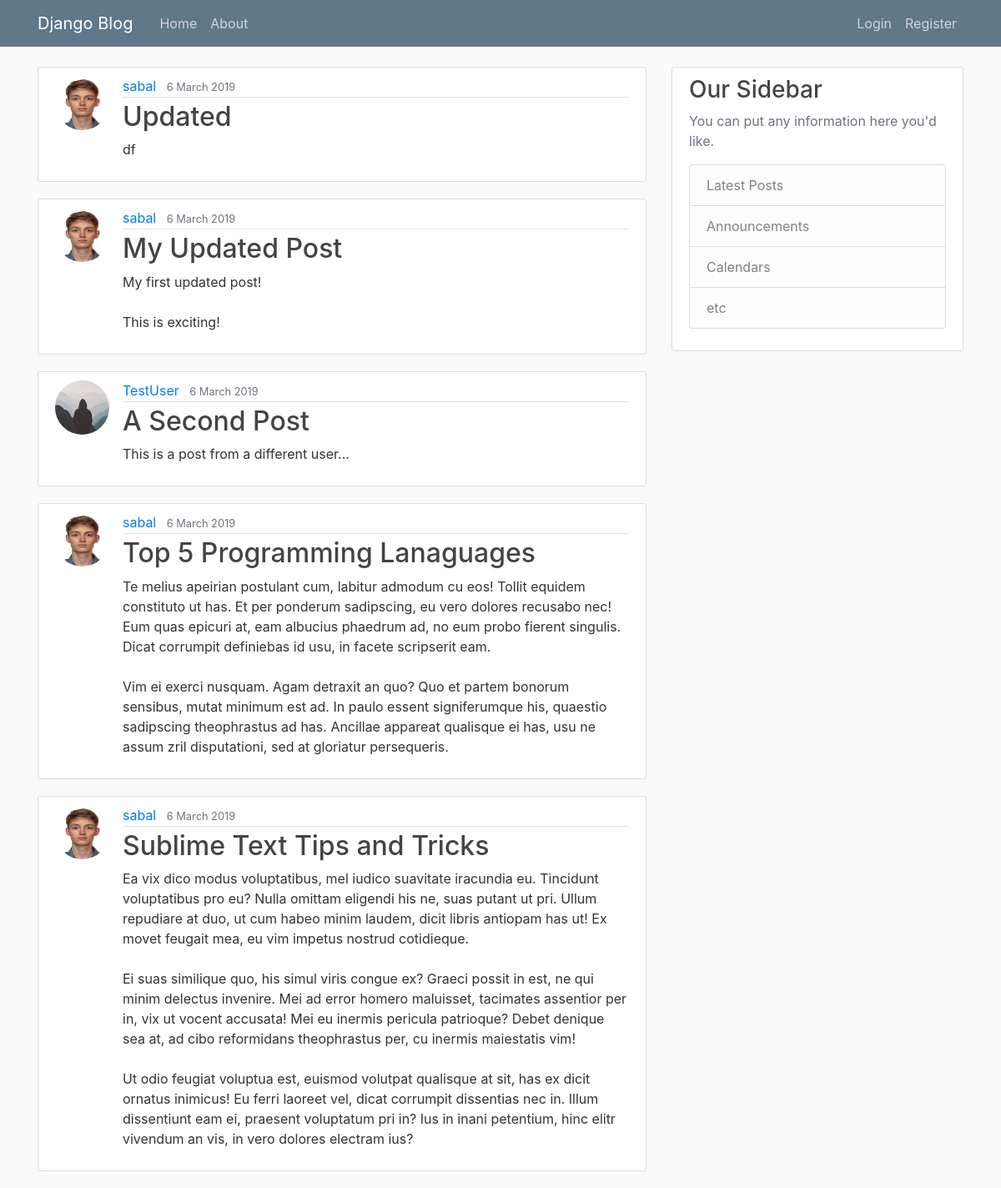
The page / on the database its author committed.
### blog/models.py (models this page shows, shortened)
class Post(models.Model):
    title = models.CharField(max_length=127)
    content = models.TextField()
    date_posted = models.DateField(default=timezone.now)
    author = models.ForeignKey(User, on_delete=models.CASCADE)

### users/models.py (models this page shows, shortened)
class Profile(models.Model):
    user = models.OneToOneField(User, on_delete=models.CASCADE)
    image = models.ImageField(default='default.jpg', upload_to='profile_pics')

### blog/views.py (the view)
# urls.py: path('', PostListView.as_view(), name='blog-home'),
class PostListView(ListView):
    model = Post
    template_name = 'blog/home.html'  # <app>/<model>_<view type>
    context_object_name = 'posts'
    ordering = ['-date_posted']
    paginate_by = 5

### blog/templates/blog/home.html
{% extends "blog/base.html" %}
{% block content %}
  {% for post in posts %}
    <article class="media content-section">
      <img class="rounded-circle article-img" src="{{ post.author.profile.image.url }}">
      <div class="media-body">
        <div class="article-metadata">
          <a class="mr-2" href="#">{{ post.author }}</a>
          <small class="text-muted">{{ post.date_posted|date:"j F Y" }} {{ post.date_posted|time:"H:i" }}</small>
        </div>
        <h2><a class="article-title" href="{% url 'post-detail' post.id %}">{{ post.title }}</a></h2>
        <p class="article-content">{{ post.content }}</p>
      </div>
    </article>
  {% endfor %}
{% endblock content %}

### blog/static/blog/main.css (style rules this page uses)
body { background: #fafafa; color: #333333; margin-top: 5rem; }
h1, h2, h3, h4, h5, h6 { color: #444444; }
.content-section { background: #ffffff; padding: 10px 20px; border: 1px solid #dddddd; border-radius: 3px; margin-bottom: 20px; }
.article-title { color: #444444; }
.article-content { white-space: pre-line; }
.article-img { height: 65px; width: 65px; margin-right: 16px; }
.article-metadata { padding-bottom: 1px; margin-bottom: 4px; border-bottom: 1px solid #e3e3e3 }

### rows shown on the page
Post: author.profile.image (picture), author "sabal", date_posted "6 March 2019", title "Updated", content "df"
Post: author.profile.image (picture), author "sabal", date_posted "6 March 2019", title "My Updated Post", content "My first updated post! This is exciting!"
Post: author.profile.image (placeholder picture), author "TestUser", date_posted "6 March 2019", title "A Second Post", content "This is a post from a different user..."
Post: author.profile.image (picture), author "sabal", date_posted "6 March 2019", title "Top 5 Programming Lanaguages", content "Te melius apeirian postulant cum, labitur admodum cu eos! Tollit equidem constituto ut has. Et per ponderum sadipscing, eu vero dolores recusabo nec! Eum quas epicuri at, eam albucius phaedrum ad, no eum probo fierent singulis. Dicat corrumpit definiebas id usu, in facete scripserit eam. Vim ei exerci nusquam. Agam detraxit an quo? Quo et partem bonorum sensibus, mutat minimum est ad. In paulo essent signiferumque his, quaestio sadipscing theophrastus ad has. Ancillae appareat qualisque ei has, usu ne assum zril disputationi, sed at gloriatur persequeris."
Post: author.profile.image (picture), author "sabal", date_posted "6 March 2019", title "Sublime Text Tips and Tricks", content "Ea vix dico modus voluptatibus, mel iudico suavitate iracundia eu. Tincidunt voluptatibus pro eu? Nulla omittam eligendi his ne, suas putant ut pri. Ullum repudiare at duo, ut cum habeo minim laudem, dicit libris antiopam has ut! Ex movet feugait mea, eu vim impetus nostrud cotidieque. Ei suas similique quo, his simul viris congue ex? Graeci possit in est, ne qui minim delectus invenire. Mei ad error homero maluisset, tacimates assentior per in, vix ut vocent accusata! Mei eu inermis pericula patrioque? Debet denique sea at, ad cibo reformidans theophrastus per, cu inermis maiestatis vim! Ut odio feugiat voluptua est, euismod volutpat qualisque at sit, has ex dicit ornatus inimicus! Eu…"
